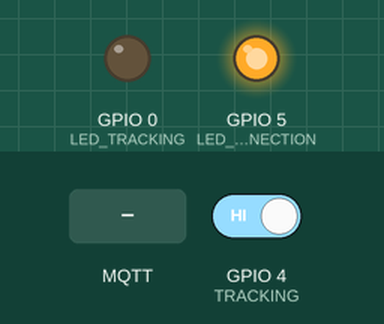
Recording of a sketch running on a simulated ESP8266 (NodeMCU). Parts: output pins drawn as LEDs (lit = HIGH). The inputs (shaded band) are chosen by the test bench; at power-on: GPIO 4 (TRACKING) HIGH. WiFi joins after 1.5 s; servers stay silent unless stated; random numbers use the default seed unless the sketch sets one; no MQTT or app messages arrive unless stated; what the sketch prints to the serial monitor is not drawn.

Above: at 2.7 s.
2.8 s: MQTT message "SETUP" arrives on the first subscribed topic
4.3 s: MQTT message "AGAIN" arrives on the first subscribed topic
5.8 s: MQTT message "RESET" arrives on the first subscribed topic
7.3 s: GPIO 4 (TRACKING) driven LOW
At 8.5 s:
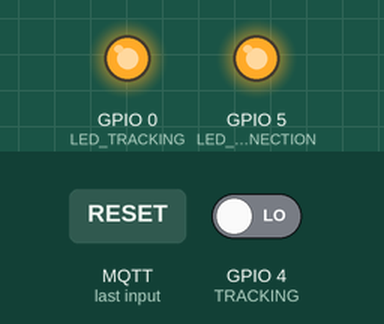
8.8 s: GPIO 4 (TRACKING) driven HIGH
At 9.2 s:
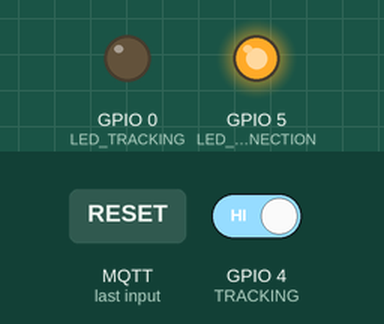
Timing chart, 0 to 11.3 s (numbered marks = the images above; inputs shaded):
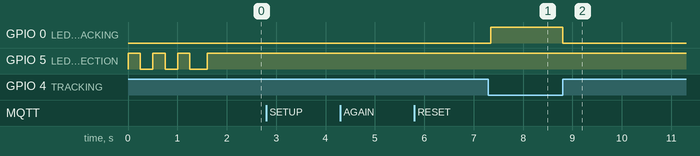

The sketch:

main.ino
```cpp
#include <ESP8266WiFi.h>
#include <PubSubClient.h>
#include <ArduinoJson.h>

#define TRACKING 4
#define LED_TRACKING 0
#define LED_CONNECTION 5
#define ID 3

const char* ssid     = "ITimer_AP";
const char* password = "aaaaaaaaaa";

#define mqtt_server "192.168.42.1"
#define mqtt_port 1883

WiFiClient espClient;
PubSubClient client(espClient);

int valueTracking = 0;
bool isDisable = false;
bool isSetup = false;
int setupTime, trackingTime, diffTime, countAgain = 0, countSetup = 0;
StaticJsonBuffer<200> jsonBuffer;
JsonObject& json = jsonBuffer.createObject();

void setup() {

  // -------------- Setup Pin --------------------
  Serial.begin(9600);
  pinMode(TRACKING, INPUT);
  pinMode(LED_TRACKING, OUTPUT);
  pinMode(LED_CONNECTION, OUTPUT);
  // ---------------------------------------------

  // -------------- Setup Wifi -------------------
  Serial.print("Connecting to ");
  Serial.println(ssid);
  WiFi.begin(ssid, password);
  while (WiFi.status() != WL_CONNECTED) {
    digitalWrite(LED_CONNECTION, 1);
    delay(250);
    digitalWrite(LED_CONNECTION, 0);
    delay(250);
    Serial.print(".");
  }
  Serial.println("");
  Serial.println("WiFi connected");
  Serial.print("IP address: ");
  Serial.println(WiFi.localIP());
  Serial.print("MAC address: ");
  String macAddress = WiFi.macAddress();
  Serial.println(macAddress);
  // ---------------------------------------------

  // -------------- Setup Mqtt -------------------
  client.setServer(mqtt_server, mqtt_port);
  client.setCallback(callback);
  // ---------------------------------------------
}

void loop() {
  valueTracking = !digitalRead(TRACKING);

  if(!client.connected()){
    Serial.print("Attemping MQTT connecting...");
    char* name = const_cast<char*>(String(random(10000)).c_str());
    Serial.print(name);
    if(client.connect(name)){
      Serial.println("connected");
      client.subscribe("/TIMINGGATE");
      digitalWrite(LED_CONNECTION, 1);
      digitalWrite(LED_TRACKING, 1);
    } else{
      digitalWrite(LED_CONNECTION, 1);
      delay(250);
      digitalWrite(LED_CONNECTION, 0);
      delay(250);
      Serial.print("failed, rc=");
      Serial.print(client.state());
      Serial.println(" try again in few seconds");
    }
  } else {
    // ------------- Check Tickle ------------------
    // valueTracking = !digitalRead(TRACKING);

    if(!isSetup){
      if(valueTracking){
        ++countSetup;
      } else {
        countSetup = 0;
      }

      if(countSetup >= 10){
        digitalWrite(LED_TRACKING, valueTracking);
      } else {
        digitalWrite(LED_TRACKING, 0);
        delay(5);
      }
    }
    else if(!valueTracking && !isDisable){
      isDisable = true;
      trackingTime = millis();
      diffTime = trackingTime - setupTime;
      Serial.println("Tracking");
      json["id"] = ID;
      json["type"] = "tracking";
      json["payload"] = diffTime;
      String output;
      json.printTo(output);
      client.publish("/TIMINGGATE/TRACKING", output.c_str());
      digitalWrite(LED_TRACKING, 0);
    }
    // ---------------------------------------------
  }
  client.loop();
}

void callback(char* topic, byte* payload, uint length){
  Serial.print("Message arrived [");
  Serial.print(topic);
  Serial.print("] ");
  String msg = "";
  int i = 0;
  while (i<length) msg += (char)payload[i++];

  if(msg == "SETUP"){
    isSetup = true;
    setupTime = millis();
    digitalWrite(LED_TRACKING, 1);
  } else if(msg == "AGAIN" && isDisable){
    ++countAgain;
    if(countAgain == 2){
      countAgain = 0;
      isSetup = true;
      isDisable = false;
      digitalWrite(LED_TRACKING, 1);
    }
  } else if(msg == "RESET"){
    countAgain = 0;
    isDisable = false;
    isSetup = false;
  } else if(msg == "STATUS"){
    json["id"] = ID;
    json["type"] = "status";
    json["payload"] = 1;
    String output;
    json.printTo(output);
    client.publish("/TIMINGGATE/TRACKING", output.c_str());
  }
  Serial.println(msg);
}
```

Measured:
- after the input at 4.3 s, every drawn part: stays the same
- after the input at 5.8 s, every drawn part: stays the same
- after the input at 7.3 s, GPIO 0 (LED_TRACKING): LOW → HIGH after 0.05 s
- after the input at 8.8 s, GPIO 0 (LED_TRACKING): HIGH → LOW at once
